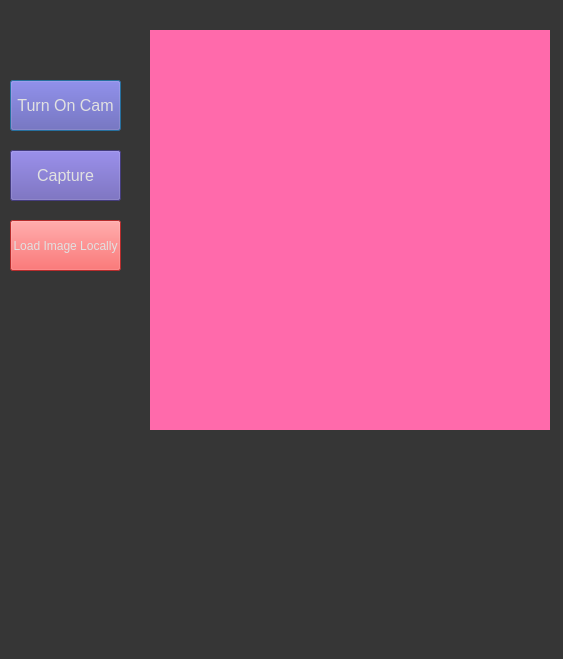
<?xml version="1.0" encoding="UTF-8"?>
<ui version="4.0">
 <class>Dialog</class>
 <widget class="QDialog" name="Dialog">
  <property name="geometry">
   <rect>
    <x>0</x>
    <y>0</y>
    <width>563</width>
    <height>659</height>
   </rect>
  </property>
  <property name="windowTitle">
   <string>Dialog</string>
  </property>
  <property name="whatsThis">
   <string>&lt;html&gt;&lt;head/&gt;&lt;body&gt;&lt;p&gt;gdgdfg&lt;/p&gt;&lt;/body&gt;&lt;/html&gt;</string>
  </property>
  <property name="styleSheet">
   <string notr="true">background-color: rgb(54, 54, 54);
color: rgb(225, 225, 225);
font-size : 48px;
</string>
  </property>
  <widget class="QLabel" name="maindisplay">
   <property name="geometry">
    <rect>
     <x>150</x>
     <y>30</y>
     <width>400</width>
     <height>400</height>
    </rect>
   </property>
   <property name="styleSheet">
    <string notr="true">background-color: rgb(255, 106, 171);
</string>
   </property>
   <property name="lineWidth">
    <number>1</number>
   </property>
   <property name="midLineWidth">
    <number>0</number>
   </property>
   <property name="text">
    <string/>
   </property>
   <property name="margin">
    <number>0</number>
   </property>
  </widget>
  <widget class="QPushButton" name="turnoncamera">
   <property name="geometry">
    <rect>
     <x>10</x>
     <y>80</y>
     <width>111</width>
     <height>51</height>
    </rect>
   </property>
   <property name="styleSheet">
    <string notr="true">background-color: rgb(97, 85, 177);
font-size : 16px;
/*border-radius : 10px;*/</string>
   </property>
   <property name="text">
    <string>Turn On Cam</string>
   </property>
  </widget>
  <widget class="QPushButton" name="captureimage">
   <property name="geometry">
    <rect>
     <x>10</x>
     <y>150</y>
     <width>111</width>
     <height>51</height>
    </rect>
   </property>
   <property name="styleSheet">
    <string notr="true">background-color: rgb(97, 85, 177);
font-size : 16px;
/*border-radius : 10px; */</string>
   </property>
   <property name="text">
    <string>Capture</string>
   </property>
  </widget>
  <widget class="QPushButton" name="localimageload">
   <property name="geometry">
    <rect>
     <x>10</x>
     <y>220</y>
     <width>111</width>
     <height>51</height>
    </rect>
   </property>
   <property name="styleSheet">
    <string notr="true">font-size : 12px;
background-color: rgb(255, 61, 61);
/*border-radius : 10px; */</string>
   </property>
   <property name="text">
    <string>Load Image Locally</string>
   </property>
  </widget>
  <widget class="QLabel" name="outputdisplay">
   <property name="geometry">
    <rect>
     <x>10</x>
     <y>470</y>
     <width>541</width>
     <height>141</height>
    </rect>
   </property>
   <property name="styleSheet">
    <string notr="true"/>
   </property>
   <property name="text">
    <string/>
   </property>
  </widget>
  <widget class="QLabel" name="eyedisplay">
   <property name="geometry">
    <rect>
     <x>10</x>
     <y>300</y>
     <width>131</width>
     <height>131</height>
    </rect>
   </property>
   <property name="styleSheet">
    <string notr="true"/>
   </property>
   <property name="text">
    <string/>
   </property>
  </widget>
 </widget>
 <resources/>
 <connections/>
</ui>
